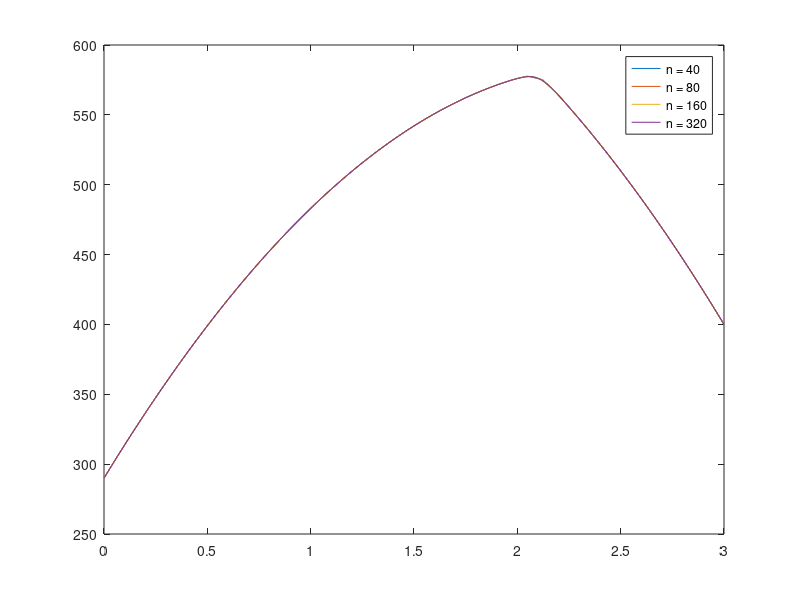

Write MATLAB code to recreate this figure. (Note: this script raises an error after producing the figure.)
format long
%a)
L = 3;
k = 2;
T0 = 290; Tn1 = 400; 
q0 = 3000; q1 = 200;
n = 5;
h = (L/(n+1));
x0 = 0; xn = L;
x = [x0+h:h:xn-h]';
Q = @(x) q0.*exp(-q1.*(x-0.7.*L).^2)+200;

A = (diag(2*k*ones(n,1)) + diag(-1*k*ones(n-1,1),1) + diag(-1*k*ones(n-1,1),-1))*(1/h^2)

b = zeros(n, 1);
b(1) = Q(x(1))+T0*(k/h^2);
b(2:n-1) = Q(x(2:n-1));
b(n) = Q(x(end))+Tn1*(k/h^2);


%b)
T = A\b;
T = [T0; T; Tn1]
plot(T)

%c)
nVec = zeros(4, 1);
Tmax = zeros(4, 1); Tmin = zeros(4, 1); Tmed = zeros(4, 1);
n = 40;
for jj = 1:4
    h = (L/(n+1));
    x0 = 0; xn = L;
    x = [x0+h:h:xn-h]';
    
    A = (diag(2*ones(n,1)) + diag(-1*ones(n-1,1),1) + diag(-1*ones(n-1,1),-1))*(k/h^2);
    
    b = zeros(n, 1);
    b(1) = Q(x(1))+T0*(k/h^2);
    b(2:n-1) = Q(x(2:n-1));
    b(n) = Q(x(end))+Tn1*(k/h^2);
    
    T = A\b;
    T = [T0; T; Tn1];
    plot([0;x;3],T)
    hold on
    Tmax(jj) = max(T);
    Tmin(jj) = min(T);
    Tmed(jj) = mean(T);
    nVec(jj) = n;
    n = n*2;
end
legend('n = 40', 'n = 80', 'n = 160', 'n = 320')
tab = table(nVec, Tmax, Tmin, Tmed);
tab.Properties.VariableNames = {'n-Värden', 'Max', 'Min', 'Medel'}
cond(A,inf)
% Vi ser av konditionstalet för matris A att talet är väldigt stort, detta
% innebär att oavsett hur precisa våra parametrar q1 och q0 är så kommer vi
% få ett fel i vårt svar

